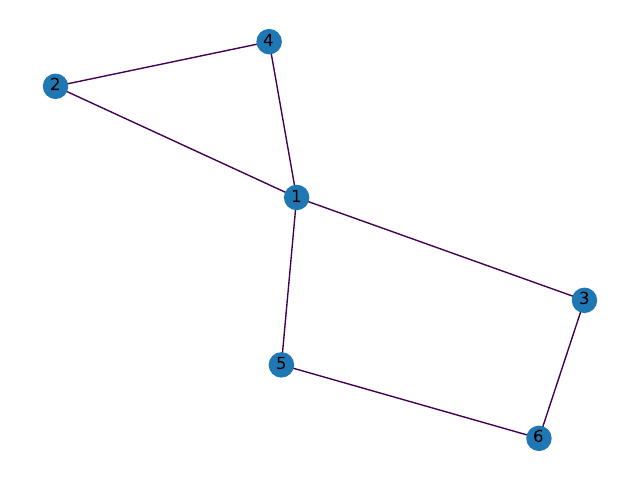

Recreate this plot in Python.

import numpy as np
import networkx as nx
import matplotlib.pyplot as plt

G=nx.Graph()
G.add_node('1')
G.add_node('2')
G.add_node('3')
G.add_node('4')
G.add_node('5')
G.add_node('6')

G.add_edge('1','2',weight=1)
G.add_edge('1','3',weight=1)
G.add_edge('1','4',weight=1)
G.add_edge('1','5',weight=1)
G.add_edge('2','4',weight=1)
G.add_edge('3','6',weight=1)
G.add_edge('6','5',weight=1)
weights=nx.get_edge_attributes(G,'weight').values()
nx.draw(G,with_labels=True,edge_color=weights)
plt.savefig('powerpoint.pdf')
degree_centers = nx.degree_centrality(G)
print('次数中心性',sorted(degree_centers.items(), key=lambda x: x[1], reverse=True)[:5])

close_centers = nx.closeness_centrality(G)
print('近傍中心性',sorted(close_centers.items(), key=lambda x: x[1], reverse=True)[:5])

between_centers = nx.betweenness_centrality(G)
print('媒介中心性',sorted(between_centers.items(), key=lambda x: x[1], reverse=True)[:5])

eigen_centers = nx.eigenvector_centrality_numpy(G)
print('固有ベクトル中心性',sorted(eigen_centers.items(), key=lambda x: x[1], reverse=True)[:5])